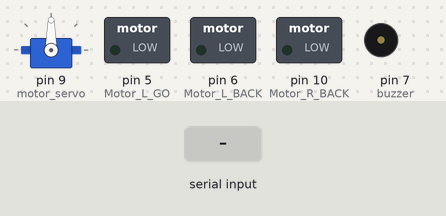
The sketch below on a simulated Arduino Uno, built with avr-gcc and run on an emulated ATmega328P. Shown: servo, switched loads named in the sketch (green lamp = pin HIGH), buzzer (waves = sounding, pin HIGH). Inputs (shaded band) come from the test bench. What the sketch prints to the serial monitor is not drawn.

Above: at 1.2 s.
1.3 s: "a" received over the second serial link
At 1.75 s:
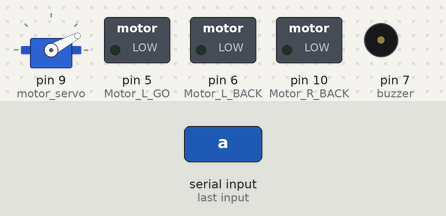
4.3 s: "b" received over the second serial link
At 4.49 s:
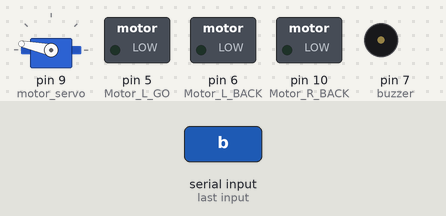
7.3 s: "s" received over the second serial link
At 8.2 s:
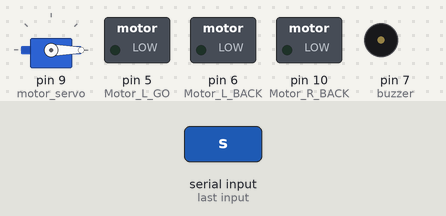
8.8 s: "b" received over the second serial link
Timing chart, 0 to 12.8 s (numbered marks = the images above; inputs shaded):
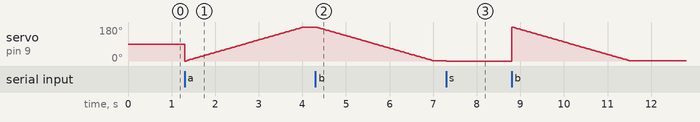

Measured:
- after the input at 7.3 s, servo on pin 9 (motor_servo): 1° → 0° at once

The sketch:

bluetooth2_servo.ino
```cpp
#include <Servo.h>
#include <SoftwareSerial.h>

#define BT_rx 7 // 블루투스 rx 핀 7번
#define BT_tx 8 // 블루투스 tx 핀 8번
#define motor_servo 9 // 서보모터 PWM핀 9번 (9번 이미 썼으면 11번에 연결할 것!)
/*
초음파 센서를 부착하세요
 */
#define echoPin 12 // 에코 (echo) 핀 12번에
#define trigPin 13 // 트리거 (trig) 핀 13번에
/*
부저를 부착하세요
 */
#define buzzer 7 // 부저를 7번 핀에 부착

/*
모터의 왼쪽/오른쪽 그리고 전진/후진을 본인의 자동차에 맞춰서
#define 쪽에서 수정하세요
 */
#define Motor_L_GO 5    // 왼쪽 모터 전진
#define Motor_L_BACK 6  // 왼쪽 모터 후진
#define Motor_R_GO 9    // 오른쪽 모터 전진
#define Motor_R_BACK 10 // 오른쪽 모터 후진

/*
센서의 왼쪽/가운데/오른쪽을 본인의 자동차에 맞춰서
#define 쪽에서 수정하세요
 */
#define SENSOR_L 2 // 왼쪽 조도 센서
#define SENSOR_C 3 // 중간 조도 센서
#define SENSOR_R 4 // 오른쪽 센서

/*
센서의 HIGH/LOW가 잘 들어오는지, serial모니터로 확인하면서
드라이버로 가변저항을 돌려보세요
 */
int SL;    //좌측센서 상태
int SC;    //중간센서 상태
int SR;    //우측센서 상태


int angle = 0;  // 서보모터 각도 0도로 설정
Servo servo;    // 서보모터 클래스 인스턴스 생성
SoftwareSerial bt(BT_tx, BT_rx);

void setup()
{
  servo.attach(motor_servo);

  //모터 핀 설정
  pinMode(Motor_L_GO,OUTPUT);   // (PWM)
  pinMode(Motor_L_BACK,OUTPUT); // (PWM)
  pinMode(Motor_R_GO,OUTPUT);   // (PWM)
  pinMode(Motor_R_BACK,OUTPUT); // (PWM)
  // 센서 핀 설정
  pinMode(SENSOR_L, INPUT);     //좌측센서포트를 입력으로 정의
  pinMode(SENSOR_C, INPUT);     //중간센서포트를 입력으로 정의
  pinMode(SENSOR_R, INPUT);     //우측센서포트를 입력으로 정의
  // 부저 핀 설정
  pinMode(buzzer, OUTPUT);
  // 초음파 센서 핀 설정
  pinMode(trigPin, OUTPUT);
  pinMode(echoPin, INPUT);
  //블루투스 통신
  bt.begin(9600);
  //시리얼 모니터 통신
  Serial.begin(9600);
}

void loop()
{
  while(bt.available()) {
    // 블루투스 데이터를 읽고, btData 변수에 저장
    char btData = bt.read();
    if (btData == 'a'){
      Serial.print("블루투스 데이터: ");
      Serial.println(btData);
      // 만약 데이터가 a 일 경우, 서보를 다음과 같이
      for (angle = 0; angle < 180; angle++) {
        // 서보 모터의 각도를 0 -> 180도 까지 증가
        servo.write(angle);
        delay(15);
      }
    }
    else if (btData == 'b') {
      Serial.print("블루투스 데이터: ");
      Serial.println(btData);
      // 만약 데이터가 b 일 경우, 서보를 다음과 같이
      for (angle = 180; angle > 0; angle--) {
        // 서보 모터의 각도를 180 -> 0도 까지 감소
        servo.write(angle);
        delay(15);
      }
    }
    else if (btData == 's'){
      Serial.print("블루투스 데이터: ");
      Serial.println(btData);
      servo.write(0);
      delay(200);
    }
  }
}

int detect() // 장애물이 있는지 판단하는 함수
{
  // 자동차를 멈추게 할 거리 ex. stop_dist = 10; 장애물이 10cm 이내면 멈춰라
  float stop_dist = 10;

  // 초음파를 보낸다. 다 보내면 echo가 HIGH 상태로 대기하게 된다.
  digitalWrite(trigPin, LOW);
  digitalWrite(echoPin, LOW);
  delayMicroseconds(2);
  digitalWrite(trigPin, HIGH);
  delayMicroseconds(10);
  digitalWrite(trigPin, LOW);

  // echoPin 이 HIGH를 유지한 시간을 저장 한다.
  unsigned long duration = pulseIn(echoPin, HIGH);
  // HIGH 였을 때 시간(초음파가 보냈다가 다시 들어온 시간)을 가지고 거리를 계산 한다.
  float distance = ((float)(340 * duration) / 10000) / 2;

  Serial.print(distance);
  Serial.println("cm");

  int checkD = 0; // 장애물 있으면 1 없으면 0으로 return해라 (기본값: 장애물 없음 0)

  if (distance < stop_dist) {
    // 장애물이 stop_dist 거리보다 짧을 경우, 부저를 울려라
    tone(buzzer, 1000, 200);
    checkD = 1; // 장애물이 있다
  }
  return checkD;
}

void go()//자동차가 전진하는 함수
{
  /*
  velocity하고, duration을 조절해보세요
  velocity: 0~255까지 가능 (너무 숫자가 작으면 모터가 안 돌 수도)
  duration: ms 단위 (ex. 100 = 0.1 초, 500 = 0.5초)
   */
  int velocity = 180;
  int duration = 50;
  analogWrite(Motor_L_GO, velocity);
  analogWrite(Motor_L_BACK, 0);
  analogWrite(Motor_R_GO, velocity);
  analogWrite(Motor_R_BACK, 0);
  delay(duration);
}

void back()//자동차가 후진하는 함수
{
  /*
  velocity하고, duration을 조절해보세요
  velocity: 0~255까지 가능 (너무 숫자가 작으면 모터가 안 돌 수도)
  duration: ms 단위 (ex. 100 = 0.1 초, 500 = 0.5초)
   */
  int velocity = 180;
  int duration = 50;
  analogWrite(Motor_L_GO, 0);
  analogWrite(Motor_L_BACK, velocity);
  analogWrite(Motor_R_GO, 0);
  analogWrite(Motor_R_BACK, velocity);
  delay(duration);
}

void left()//자동차가 좌회진하는 함수
{
  /*
  velocity하고, duration을 조절해보세요
  velocity: 0~255까지 가능 (너무 숫자가 작으면 모터가 안 돌 수도)
  duration: ms 단위 (ex. 100 = 0.1 초, 500 = 0.5초)
   */
  int velocityL = 180; // 왼쪽모터 앞으로 가는 속도
  int velocityR = 50;  // 오른쪽모터 뒤로 가는 속도
  int duration = 50;
  analogWrite(Motor_L_GO, velocityL);
  analogWrite(Motor_L_BACK, 0);
  analogWrite(Motor_R_BACK, velocityR);
  analogWrite(Motor_R_GO, 0);
  delay(duration);
}

void right()//자동차가 우회진하는 함수
{
  /*
  velocity하고, duration을 조절해보세요
  velocity: 0~255까지 가능 (너무 숫자가 작으면 모터가 안 돌 수도)
  duration: ms 단위 (ex. 100 = 0.1 초, 500 = 0.5초)
   */
  int velocityL = 50;  // 왼쪽모터 뒤로 가는 속도
  int velocityR = 180; // 오른쪽모터 앞으로 가는 속도
  int duration = 50;
  analogWrite(Motor_L_GO, 0);
  analogWrite(Motor_L_BACK, velocityL);
  analogWrite(Motor_R_GO, velocityR);
  analogWrite(Motor_R_BACK, 0);
  delay(duration);
}

void brake()//자동차가 멈추는 함수
{
  /*
  velocity하고, duration을 조절해보세요
  velocity: 0~255까지 가능 (너무 숫자가 작으면 모터가 안 돌 수도)
  duration: ms 단위 (ex. 100 = 0.1 초, 500 = 0.5초)
   */
  int duration = 1000;
  analogWrite(Motor_L_BACK, 0);
  analogWrite(Motor_L_GO, 0);
  analogWrite(Motor_R_BACK, 0);
  analogWrite(Motor_R_GO, 0);
  delay(duration);
}

void spin()//자동차가 제자리에서 도는 함수
{
  /*
  velocity하고, duration을 조절해보세요
  velocity: 0~255까지 가능 (너무 숫자가 작으면 모터가 안 돌 수도)
  duration: ms 단위 (ex. 100 = 0.1 초, 500 = 0.5초)
   */
  int velocity = 200;
  int duration = 2000;
  analogWrite(Motor_L_GO, velocity);
  analogWrite(Motor_L_BACK, 0);
  analogWrite(Motor_R_BACK, velocity);
  analogWrite(Motor_R_GO, 0);
  delay(duration);
}
```
